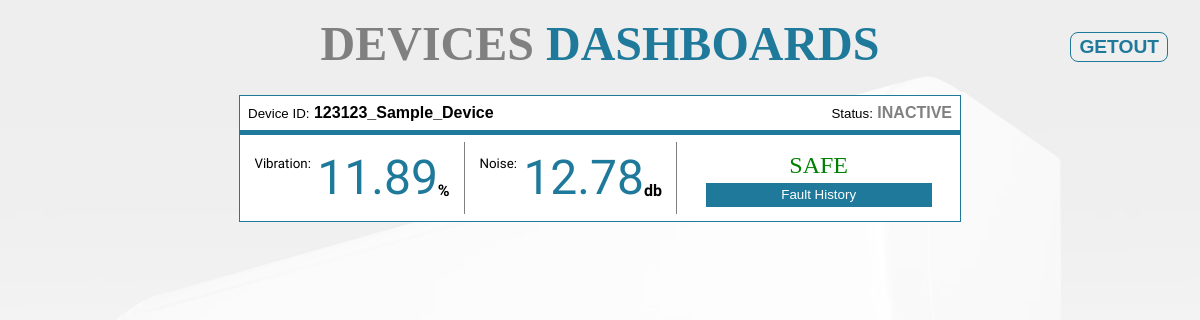
Before: /dashboard/ with the older database file.
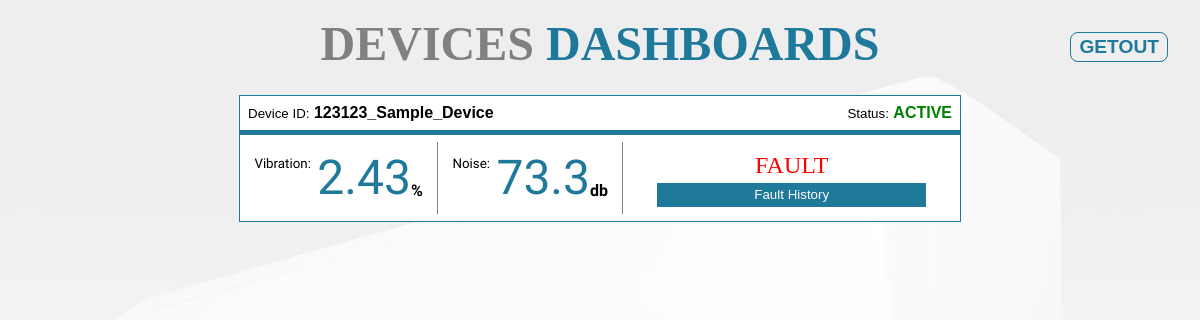
After: the same page with the newer database file.
### management/models.py (models this page shows, shortened)
class Device(models.Model):
    device_id = models.CharField(max_length=100)
    vibration = models.FloatField()
    noise = models.FloatField()
    status = models.CharField(
    	max_length=20,
    	choices=[
    		('active', 'Active'),
    		('inactive', 'Inactive')
    	],
    	default='active'
    )

### management/views.py (the view)
# urls.py: path("dashboard/", views.dashboard, name="dashboard"),
def dashboard(request):
    devices = list(Device.objects.all())
    for device in devices:
        is_fault = (device.vibration > FAULT['vibration'] or device.noise > FAULT['noise'])
        is_warning = (device.vibration > WARNING['vibration'] or device.noise > WARNING['noise'])
        if is_fault:
            device.condition = 'fault'
        elif is_warning:
            device.condition = 'warning'
        else:
            device.condition = 'safe'
    return render(request, "dashboard.html", {"devices": devices})

### templates/dashboard.html (shortened to what this page needs)
{% load static %}
<!DOCTYPE html>
<html lang="en">
<head>
</head>
<body>
    <form class="get-out" method="get" action="{% url 'security' %}">
        <button type="submit">GETOUT</button>
    </form>
    <div class="title">
        <strong class="title1">DEVICES</strong>
        <strong class="title2">DASHBOARDS</strong>
    </div>
    {% for device in devices %}
    <div class="device">
        <div class="info">
            <div>
                <small>Device ID:</small>
                <strong>{{device.device_id}}</strong>
            </div>
            <div>
                <small>Status:</small>
                <strong class="status-{{device.status}}">{{device.status|upper}}</strong>
            </div>
        </div>
        <div class="dashboard">
            <div class="data">
                <small class="label">Vibration:</small>
                <big class="value">{{device.vibration}}</big>
                <strong class="unit">%</strong>
            </div>
            <div class="data">
                <small class="label">Noise:</small>
                <big class="value">{{device.noise}}</big>
                <strong class="unit">db</strong>
            </div>
            <div class="detail">
                <big class="condition condition-{{device.condition}}">{{device.condition|upper}}</big>
                <form method="post" action="{% url 'fault_history' %}">
                    <button type="submit">Fault History</button>
                </form>
            </div>
        </div>
    </div>
    {% endfor %}
</body>
</html>

Changed rows visible on the page:
changed Device "123123_Sample_Device": status "INACTIVE" → "ACTIVE"; vibration "11.89" → "2.43"; noise "12.78" → "73.3"; condition "SAFE" → "FAULT"
